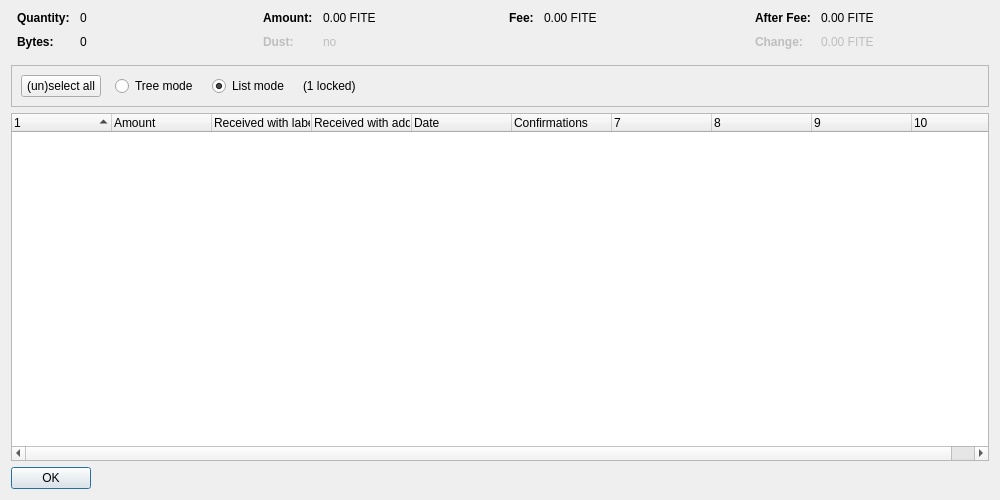
<?xml version="1.0" encoding="UTF-8"?>
<ui version="4.0">
 <class>CoinControlDialog</class>
 <widget class="QDialog" name="CoinControlDialog">
  <property name="geometry">
   <rect>
    <x>0</x>
    <y>0</y>
    <width>1000</width>
    <height>500</height>
   </rect>
  </property>
  <property name="windowTitle">
   <string>Coin Selection</string>
  </property>
  <layout class="QVBoxLayout" name="verticalLayout">
   <item>
    <layout class="QHBoxLayout" name="horizontalLayoutTop" stretch="0,0,0,0">
     <property name="topMargin">
      <number>0</number>
     </property>
     <property name="bottomMargin">
      <number>10</number>
     </property>
     <item>
      <layout class="QFormLayout" name="formLayoutCoinControl1">
       <property name="horizontalSpacing">
        <number>10</number>
       </property>
       <property name="verticalSpacing">
        <number>10</number>
       </property>
       <property name="leftMargin">
        <number>6</number>
       </property>
       <property name="rightMargin">
        <number>6</number>
       </property>
       <item row="0" column="0">
        <widget class="QLabel" name="labelCoinControlQuantityText">
         <property name="font">
          <font>
           <weight>75</weight>
           <bold>true</bold>
          </font>
         </property>
         <property name="text">
          <string>Quantity:</string>
         </property>
        </widget>
       </item>
       <item row="0" column="1">
        <widget class="QLabel" name="labelCoinControlQuantity">
         <property name="cursor">
          <cursorShape>IBeamCursor</cursorShape>
         </property>
         <property name="contextMenuPolicy">
          <enum>Qt::ActionsContextMenu</enum>
         </property>
         <property name="text">
          <string notr="true">0</string>
         </property>
         <property name="textInteractionFlags">
          <set>Qt::LinksAccessibleByMouse|Qt::TextSelectableByKeyboard|Qt::TextSelectableByMouse</set>
         </property>
        </widget>
       </item>
       <item row="1" column="0">
        <widget class="QLabel" name="labelCoinControlBytesText">
         <property name="font">
          <font>
           <weight>75</weight>
           <bold>true</bold>
          </font>
         </property>
         <property name="text">
          <string>Bytes:</string>
         </property>
        </widget>
       </item>
       <item row="1" column="1">
        <widget class="QLabel" name="labelCoinControlBytes">
         <property name="cursor">
          <cursorShape>IBeamCursor</cursorShape>
         </property>
         <property name="contextMenuPolicy">
          <enum>Qt::ActionsContextMenu</enum>
         </property>
         <property name="text">
          <string notr="true">0</string>
         </property>
         <property name="textInteractionFlags">
          <set>Qt::LinksAccessibleByMouse|Qt::TextSelectableByKeyboard|Qt::TextSelectableByMouse</set>
         </property>
        </widget>
       </item>
      </layout>
     </item>
     <item>
      <layout class="QFormLayout" name="formLayoutCoinControl2">
       <property name="horizontalSpacing">
        <number>10</number>
       </property>
       <property name="verticalSpacing">
        <number>10</number>
       </property>
       <property name="leftMargin">
        <number>6</number>
       </property>
       <property name="rightMargin">
        <number>6</number>
       </property>
       <item row="0" column="0">
        <widget class="QLabel" name="labelCoinControlAmountText">
         <property name="font">
          <font>
           <weight>75</weight>
           <bold>true</bold>
          </font>
         </property>
         <property name="text">
          <string>Amount:</string>
         </property>
        </widget>
       </item>
       <item row="0" column="1">
        <widget class="QLabel" name="labelCoinControlAmount">
         <property name="cursor">
          <cursorShape>IBeamCursor</cursorShape>
         </property>
         <property name="contextMenuPolicy">
          <enum>Qt::ActionsContextMenu</enum>
         </property>
         <property name="text">
          <string notr="true">0.00 FITE</string>
         </property>
         <property name="textInteractionFlags">
          <set>Qt::LinksAccessibleByMouse|Qt::TextSelectableByKeyboard|Qt::TextSelectableByMouse</set>
         </property>
        </widget>
       </item>
       <item row="1" column="0">
        <widget class="QLabel" name="labelCoinControlLowOutputText">
         <property name="enabled">
          <bool>false</bool>
         </property>
         <property name="font">
          <font>
           <weight>75</weight>
           <bold>true</bold>
          </font>
         </property>
         <property name="text">
          <string>Dust:</string>
         </property>
        </widget>
       </item>
       <item row="1" column="1">
        <widget class="QLabel" name="labelCoinControlLowOutput">
         <property name="enabled">
          <bool>false</bool>
         </property>
         <property name="cursor">
          <cursorShape>IBeamCursor</cursorShape>
         </property>
         <property name="contextMenuPolicy">
          <enum>Qt::ActionsContextMenu</enum>
         </property>
         <property name="text">
          <string notr="true">no</string>
         </property>
         <property name="textInteractionFlags">
          <set>Qt::LinksAccessibleByMouse|Qt::TextSelectableByKeyboard|Qt::TextSelectableByMouse</set>
         </property>
        </widget>
       </item>
      </layout>
     </item>
     <item>
      <layout class="QFormLayout" name="formLayoutCoinControl3">
       <property name="horizontalSpacing">
        <number>10</number>
       </property>
       <property name="verticalSpacing">
        <number>10</number>
       </property>
       <property name="leftMargin">
        <number>6</number>
       </property>
       <property name="rightMargin">
        <number>6</number>
       </property>
       <item row="0" column="0">
        <widget class="QLabel" name="labelCoinControlFeeText">
         <property name="font">
          <font>
           <weight>75</weight>
           <bold>true</bold>
          </font>
         </property>
         <property name="text">
          <string>Fee:</string>
         </property>
        </widget>
       </item>
       <item row="0" column="1">
        <widget class="QLabel" name="labelCoinControlFee">
         <property name="cursor">
          <cursorShape>IBeamCursor</cursorShape>
         </property>
         <property name="contextMenuPolicy">
          <enum>Qt::ActionsContextMenu</enum>
         </property>
         <property name="text">
          <string notr="true">0.00 FITE</string>
         </property>
         <property name="textInteractionFlags">
          <set>Qt::LinksAccessibleByMouse|Qt::TextSelectableByKeyboard|Qt::TextSelectableByMouse</set>
         </property>
        </widget>
       </item>
      </layout>
     </item>
     <item>
      <layout class="QFormLayout" name="formLayoutCoinControl4">
       <property name="horizontalSpacing">
        <number>10</number>
       </property>
       <property name="verticalSpacing">
        <number>10</number>
       </property>
       <property name="leftMargin">
        <number>6</number>
       </property>
       <property name="rightMargin">
        <number>6</number>
       </property>
       <item row="0" column="0">
        <widget class="QLabel" name="labelCoinControlAfterFeeText">
         <property name="font">
          <font>
           <weight>75</weight>
           <bold>true</bold>
          </font>
         </property>
         <property name="text">
          <string>After Fee:</string>
         </property>
        </widget>
       </item>
       <item row="0" column="1">
        <widget class="QLabel" name="labelCoinControlAfterFee">
         <property name="cursor">
          <cursorShape>IBeamCursor</cursorShape>
         </property>
         <property name="contextMenuPolicy">
          <enum>Qt::ActionsContextMenu</enum>
         </property>
         <property name="text">
          <string notr="true">0.00 FITE</string>
         </property>
         <property name="textInteractionFlags">
          <set>Qt::LinksAccessibleByMouse|Qt::TextSelectableByKeyboard|Qt::TextSelectableByMouse</set>
         </property>
        </widget>
       </item>
       <item row="1" column="0">
        <widget class="QLabel" name="labelCoinControlChangeText">
         <property name="enabled">
          <bool>false</bool>
         </property>
         <property name="font">
          <font>
           <weight>75</weight>
           <bold>true</bold>
          </font>
         </property>
         <property name="text">
          <string>Change:</string>
         </property>
        </widget>
       </item>
       <item row="1" column="1">
        <widget class="QLabel" name="labelCoinControlChange">
         <property name="enabled">
          <bool>false</bool>
         </property>
         <property name="cursor">
          <cursorShape>IBeamCursor</cursorShape>
         </property>
         <property name="contextMenuPolicy">
          <enum>Qt::ActionsContextMenu</enum>
         </property>
         <property name="text">
          <string notr="true">0.00 FITE</string>
         </property>
         <property name="textInteractionFlags">
          <set>Qt::LinksAccessibleByMouse|Qt::TextSelectableByKeyboard|Qt::TextSelectableByMouse</set>
         </property>
        </widget>
       </item>
      </layout>
     </item>
    </layout>
   </item>
   <item>
    <widget class="QFrame" name="frame">
     <property name="minimumSize">
      <size>
       <width>0</width>
       <height>40</height>
      </size>
     </property>
     <property name="frameShape">
      <enum>QFrame::StyledPanel</enum>
     </property>
     <property name="frameShadow">
      <enum>QFrame::Sunken</enum>
     </property>
     <layout class="QHBoxLayout" name="horizontalLayout">
      <item>
       <layout class="QHBoxLayout" name="horizontalLayoutPanel" stretch="0,0,0,0,0">
        <property name="spacing">
         <number>14</number>
        </property>
        <item>
         <widget class="QPushButton" name="pushButtonSelectAll">
          <property name="sizePolicy">
           <sizepolicy hsizetype="Maximum" vsizetype="Fixed">
            <horstretch>0</horstretch>
            <verstretch>0</verstretch>
           </sizepolicy>
          </property>
          <property name="text">
           <string>(un)select all</string>
          </property>
          <property name="autoDefault">
           <bool>false</bool>
          </property>
         </widget>
        </item>
        <item>
         <widget class="QRadioButton" name="radioTreeMode">
          <property name="sizePolicy">
           <sizepolicy hsizetype="Maximum" vsizetype="Fixed">
            <horstretch>0</horstretch>
            <verstretch>0</verstretch>
           </sizepolicy>
          </property>
          <property name="text">
           <string>Tree mode</string>
          </property>
         </widget>
        </item>
        <item>
         <widget class="QRadioButton" name="radioListMode">
          <property name="sizePolicy">
           <sizepolicy hsizetype="Maximum" vsizetype="Fixed">
            <horstretch>0</horstretch>
            <verstretch>0</verstretch>
           </sizepolicy>
          </property>
          <property name="text">
           <string>List mode</string>
          </property>
          <property name="checked">
           <bool>true</bool>
          </property>
         </widget>
        </item>
        <item>
         <widget class="QLabel" name="labelLocked">
          <property name="text">
           <string notr="true">(1 locked)</string>
          </property>
         </widget>
        </item>
        <item>
         <spacer name="horizontalSpacer">
          <property name="orientation">
           <enum>Qt::Horizontal</enum>
          </property>
          <property name="sizeHint" stdset="0">
           <size>
            <width>40</width>
            <height>20</height>
           </size>
          </property>
         </spacer>
        </item>
       </layout>
      </item>
     </layout>
    </widget>
   </item>
   <item>
    <widget class="CoinControlTreeWidget" name="treeWidget">
     <property name="contextMenuPolicy">
      <enum>Qt::CustomContextMenu</enum>
     </property>
     <property name="sortingEnabled">
      <bool>false</bool>
     </property>
     <property name="columnCount">
      <number>10</number>
     </property>
     <attribute name="headerShowSortIndicator" stdset="0">
      <bool>true</bool>
     </attribute>
     <attribute name="headerStretchLastSection">
      <bool>false</bool>
     </attribute>
     <column>
      <property name="text">
       <string/>
      </property>
     </column>
     <column>
      <property name="text">
       <string>Amount</string>
      </property>
     </column>
     <column>
      <property name="text">
       <string>Received with label</string>
      </property>
     </column>
     <column>
      <property name="text">
       <string>Received with address</string>
      </property>
     </column>
     <column>
      <property name="text">
       <string>Date</string>
      </property>
     </column>
     <column>
      <property name="text">
       <string>Confirmations</string>
      </property>
      <property name="toolTip">
       <string>Confirmed</string>
      </property>
     </column>
     <column>
      <property name="text">
       <string/>
      </property>
     </column>
     <column>
      <property name="text">
       <string/>
      </property>
     </column>
     <column>
      <property name="text">
       <string/>
      </property>
     </column>
     <column>
      <property name="text">
       <string/>
      </property>
     </column>
    </widget>
   </item>
   <item>
    <widget class="QDialogButtonBox" name="buttonBox">
     <property name="sizePolicy">
      <sizepolicy hsizetype="Maximum" vsizetype="Fixed">
       <horstretch>0</horstretch>
       <verstretch>0</verstretch>
      </sizepolicy>
     </property>
     <property name="orientation">
      <enum>Qt::Horizontal</enum>
     </property>
     <property name="standardButtons">
      <set>QDialogButtonBox::Ok</set>
     </property>
    </widget>
   </item>
  </layout>
 </widget>
 <customwidgets>
  <customwidget>
   <class>CoinControlTreeWidget</class>
   <extends>QTreeWidget</extends>
   <header>coincontroltreewidget.h</header>
  </customwidget>
 </customwidgets>
 <resources/>
 <connections/>
</ui>
